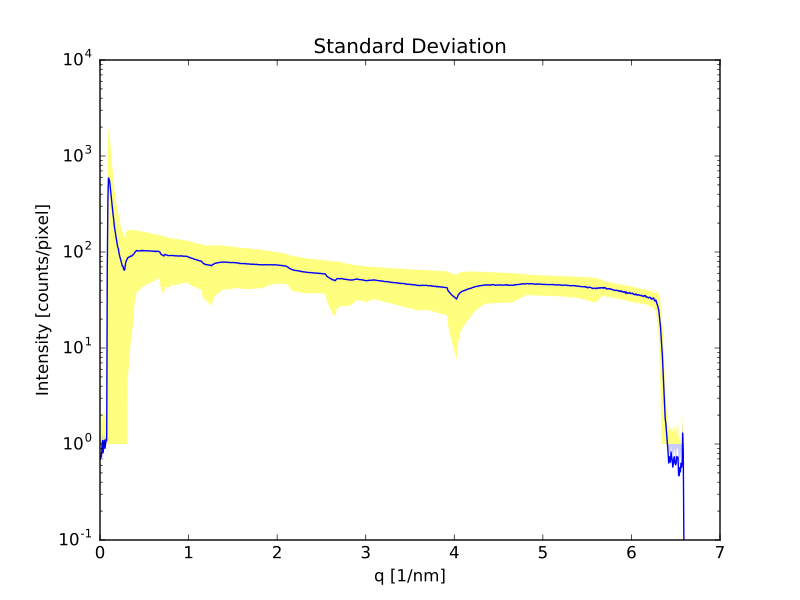

Write Python code to recreate this figure.
import SAXS, json
import matplotlib.pyplot as plt
import numpy as np
from scipy import misc
calfile=json.load(open('calpol.json'))
calfile["Masks"][0]['Oversampling']=2
Calpol=SAXS.calibration(calfile)

s=Calpol.plot(misc.imread('data/buf1_00000.tif'),outputfile="good.svg")
plt.title(r"Standard Deviation")
